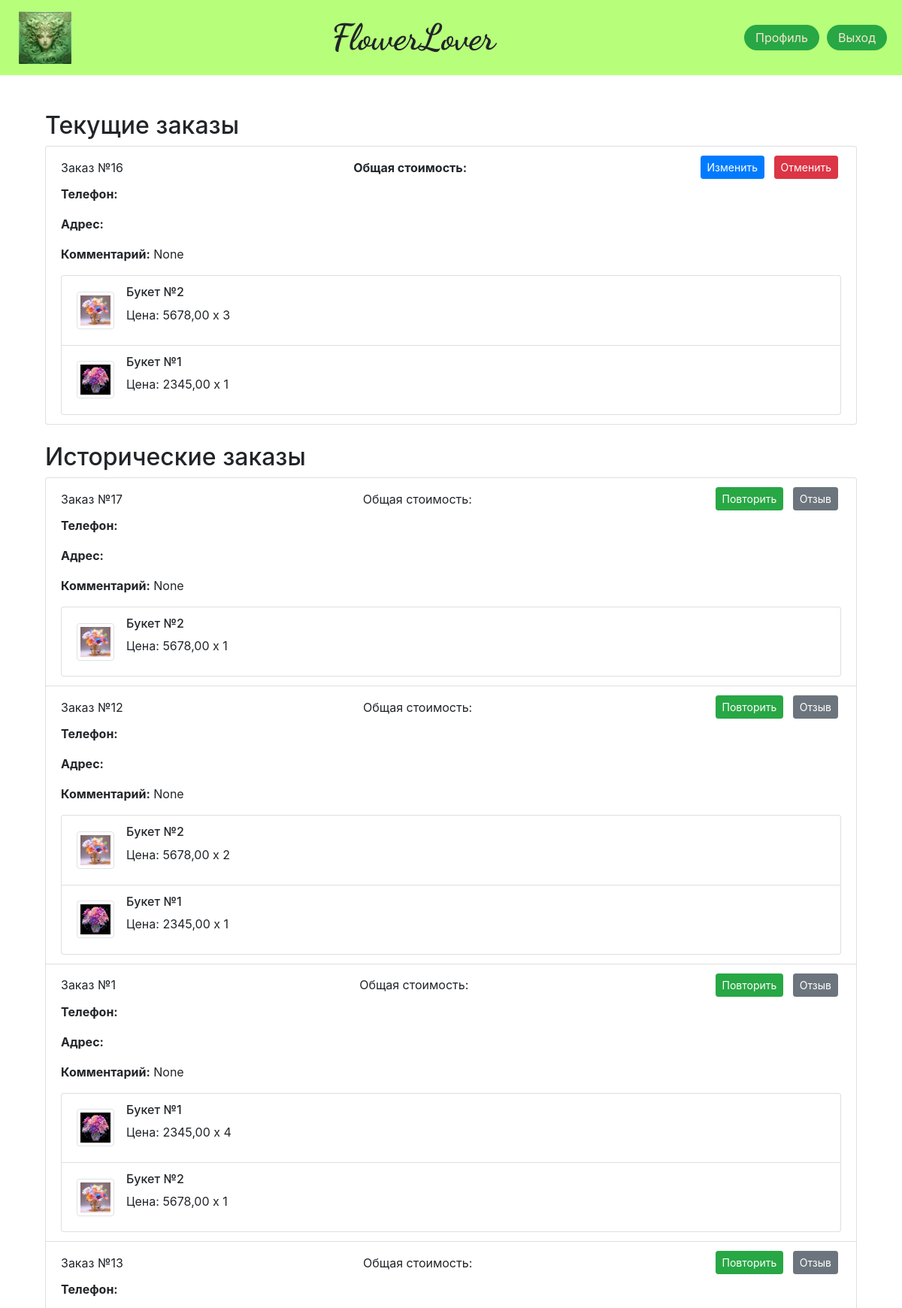
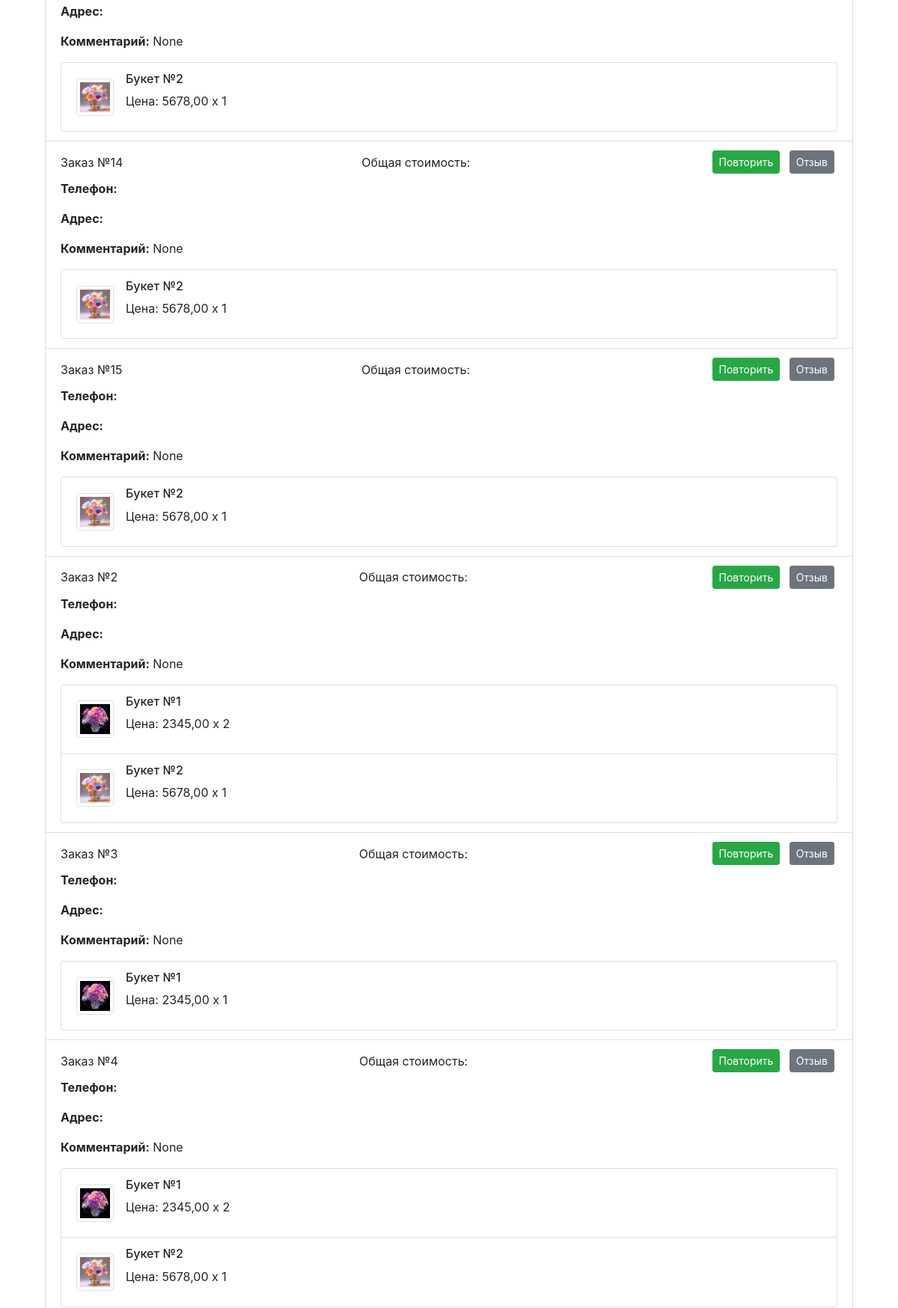
The app's page /purchase/ (signed in, upper part) with its own data (2 pictures, top to bottom).
### business_app/models.py (models this page shows, shortened)
class Order(models.Model):
    DoesNotExist = None
    objects = None
    STATUS_PENDING = 'pending'
    STATUS_CONFIRMED = 'confirmed'
    STATUS_DELIVERY = 'delivery'
    STATUS_CANCELED = 'cancelled'
    STATUS_COMPLETED = 'completed'
    STATUS_CHOICES = [
        (STATUS_PENDING, 'Pending'),
        (STATUS_CONFIRMED, 'Confirmed'),
        (STATUS_DELIVERY, 'Delivery'),
        (STATUS_CANCELED, 'Cancelled'),
        (STATUS_COMPLETED, 'Completed'),
    ]
    user = models.ForeignKey(User, on_delete=models.CASCADE, related_name='orders')
    items = models.ManyToManyField(Product, through=OrderItem, related_name='orders')
    total_amount = models.DecimalField(max_digits=8, decimal_places=2, default=0)
    phone = models.CharField(max_length=12)
    address = models.TextField(max_length=120)
    comment = models.TextField(max_length=120, blank=True, null=True)
    telegram_key = models.CharField(max_length=100, blank=True, null=True)
    status = models.CharField(max_length=20, choices=STATUS_CHOICES, default=STATUS_CONFIRMED)
    status_datetime = models.DateTimeField(auto_now_add=True)

class OrderItem(models.Model):
    objects = None
    product = models.ForeignKey(Product, on_delete=models.CASCADE)
    order = models.ForeignKey('Order', on_delete=models.CASCADE)
    quantity = models.PositiveIntegerField(default=1)

class Product(models.Model):
    DoesNotExist = None
    objects = None
    name = models.CharField(max_length=50)
    description = models.TextField(max_length=255)
    price = models.DecimalField(max_digits=8, decimal_places=2)
    image = models.ImageField(upload_to='myproject/media/', default='no_photo.jpg')
    is_active = models.BooleanField(default=True)  # Поле для статуса активности
    class Meta:
        permissions = [
            ("customer", "Покупатель"),
            ("salesman", "Продавец"),
        ]

### business_app/views.py (the view)
    @login_required(login_url='page_errors')
    @user_passes_test(is_in_group('customer'), login_url='page_errors', redirect_field_name=None)
    @order_belongs_to_user
    def _wrapped_view(request, *args, **kwargs):
        try:
            return view_func(request, *args, **kwargs)
        except Exception as e:
            logger.error(f"Ошибка в представлении {view_func.__name__}: {e}")
            return HttpResponseServerError("Произошла внутренняя ошибка сервера.")

### business_app/views.py (called while the page is built)
def is_in_group(group_name):
    def check(user):
        try:
            result = user.groups.filter(name=group_name).exists()
            logger.debug(f"Проверка принадлежности к группе '{group_name}' для пользователя {user.username}: {result}")
            return result
        except Exception as e:
            logger.error(f"Ошибка при проверке группы пользователя: {e}")
            return False
    return check

def order_belongs_to_user(view_func):
    @wraps(view_func)
    def _wrapped_view(request, *args, **kwargs):
        order_id = kwargs.get('order_id')
        try:
            if order_id is not None:
                order = get_object_or_404(Order, id=order_id)
                logger.debug(f"Заказ с ID {order_id} найден для пользователя {request.user.username}")
                if order.user != request.user:
                    logger.warning(f"Пользователь {request.user.username} попытался получить доступ к чужому заказу с ID {order_id}")
                    return HttpResponseForbidden("Вы не можете редактировать этот заказ.")
        except Exception as e:
            logger.error(f"Ошибка при проверке заказа: {e}")
            return HttpResponseServerError("Произошла внутренняя ошибка сервера.")
        return view_func(request, *args, **kwargs)
    return _wrapped_view

def customer_required(view_func):
    @login_required(login_url='page_errors')
    @user_passes_test(is_in_group('customer'), login_url='page_errors', redirect_field_name=None)
    @order_belongs_to_user
    def _wrapped_view(request, *args, **kwargs):
        try:
            return view_func(request, *args, **kwargs)
        except Exception as e:
            logger.error(f"Ошибка в представлении {view_func.__name__}: {e}")
            return HttpResponseServerError("Произошла внутренняя ошибка сервера.")
    return _wrapped_view

### business_app/templates/business_app/purchase.html (shortened to what this page needs)
{% extends 'base.html' %}
{% load bootstrap4 %}
{% block content %}
<div class="container mt-4">
    <h2>Текущие заказы</h2>
    <div class="list-group mb-4">
        {% for order in current_orders %}
            <div class="list-group-item">
                <div class="d-flex w-100 justify-content-between align-items-center">
                    <span>Заказ №{{ order.id }}</span>
                    <span><strong>Общая стоимость: {{ order.get_total_amount }}</strong></span>
                    <div>
                        {% if order.status == STATUS_PENDING or order.status == STATUS_CONFIRMED %}
                        <form method="post" action="{% url 'edit_order' order.id %}" style="display:inline;">
                            <button type="submit" class="btn btn-primary btn-sm mx-1">Изменить</button>
                        </form>
                        <form method="post" action="{% url 'cancel_order' order.id %}" style="display:inline;">
                            <button type="submit" class="btn btn-danger btn-sm mx-1">Отменить</button>
                        </form>
                        {% elif order.status == STATUS_COMPLETED or order.status == STATUS_CANCELED %}
                            <button class="btn btn-success btn-sm mx-1">Повторить</button>
                            <button class="btn btn-secondary btn-sm mx-1">Отзыв</button>
                        {% endif %}
                    </div>
                </div>
                <div class="mt-2">
                    <p><strong>Телефон:</strong> {{ order.phone }}</p>
                    <p><strong>Адрес:</strong> {{ order.address }}</p>
                    <p><strong>Комментарий:</strong> {{ order.comment }}</p>
                </div>
                <ul class="list-group mt-2">
                    {% for item in order.orderitem_set.all %}
                        <li class="list-group-item d-flex justify-content-between align-items-center">
                            <div class="d-flex align-items-center">
                                <img src="{{ item.product.image.url }}" alt="{{ item.product.name }}" class="img-thumbnail" style="width: 50px; height: 50px;">
                                <div class="ml-3">
                                    <h6>{{ item.product.name }}</h6>
                                    <p>Цена: {{ item.product.price }} x {{ item.quantity }}</p>
                                </div>
                            </div>
                        </li>
                    {% endfor %}
                </ul>
            </div>
        {% empty %}
            <p>Нет текущих заказов.</p>
        {% endfor %}
    </div>
    <h2>Исторические заказы</h2>
    <div class="list-group">
        {% for order in historical_orders %}
            <div class="list-group-item">
                <div class="d-flex w-100 justify-content-between align-items-center">
                    <span>Заказ №{{ order.id }}</span>
                    <span>Общая стоимость: {{order.get_total_amount }}</span>
                    <div>
                        {% if order.status == STATUS_COMPLETED or order.status == STATUS_CANCELED %}
                                <button class="btn btn-success btn-sm mx-1">Повторить</button>
                            <form method="post" action="{% url 'review' order.id %}" style="display:inline;">
                                <button type="submit" class="btn btn-secondary btn-sm mx-1">Отзыв</button>
                            </form>
                        {% endif %}
                    </div>
                </div>
                <div class="mt-2">
                    <p><strong>Телефон:</strong> {{ order.phone }}</p>
                    <p><strong>Адрес:</strong> {{ order.address }}</p>
                    <p><strong>Комментарий:</strong> {{ order.comment }}</p>
                </div>
                <ul class="list-group mt-2">
                    {% for item in order.orderitem_set.all %}
                        <li class="list-group-item d-flex justify-content-between align-items-center">
                            <div class="d-flex align-items-center">
                                <img src="{{ item.product.image.url }}" alt="{{ item.product.name }}" class="img-thumbnail" style="width: 50px; height: 50px;">
                                <div class="ml-3">
                                    <h6>{{ item.product.name }}</h6>
                                    <p>Цена: {{ item.product.price }} x {{ item.quantity }}</p>
                                </div>
                            </div>
                        </li>
                    {% endfor %}
                </ul>
            </div>
        {% empty %}
            <p>Нет исторических заказов.</p>
        {% endfor %}
    </div>
</div>
{% endblock %}

### business_app/static/business_app/css/style.css (style rules this page uses)
html, body { height: 100%; margin: 0; display: flex; flex-direction: column; }
.container { display: flex; flex-direction: column !important; }

### records on screen
Order: id "16", status "Изменить", comment "None"
OrderItem: product.image (picture), product.name "Букет №2", product.price "5678,00", quantity "3"
OrderItem: product.image (picture), product.name "Букет №1", product.price "2345,00", quantity "1"
Order: id "17", status "Повторить", comment "None"
OrderItem: product.image (picture), product.name "Букет №2", product.price "5678,00", quantity "1"
Order: id "12", status "Повторить", comment "None"
OrderItem: product.image (picture), product.name "Букет №2", product.price "5678,00", quantity "2"
OrderItem: product.image (picture), product.name "Букет №1", product.price "2345,00", quantity "1"
Order: id "1", status "Повторить", comment "None"
OrderItem: product.image (picture), product.name "Букет №1", product.price "2345,00", quantity "4"
OrderItem: product.image (picture), product.name "Букет №2", product.price "5678,00", quantity "1"
Order: id "13", status "Повторить", comment "None"
OrderItem: product.image (picture), product.name "Букет №2", product.price "5678,00", quantity "1"
Order: id "14", status "Повторить", comment "None"
OrderItem: product.image (picture), product.name "Букет №2", product.price "5678,00", quantity "1"
Order: id "15", status "Повторить", comment "None"
OrderItem: product.image (picture), product.name "Букет №2", product.price "5678,00", quantity "1"
Order: id "2", status "Повторить", comment "None"
OrderItem: product.image (picture), product.name "Букет №1", product.price "2345,00", quantity "2"
OrderItem: product.image (picture), product.name "Букет №2", product.price "5678,00", quantity "1"
Order: id "3", status "Повторить", comment "None"
OrderItem: product.image (picture), product.name "Букет №1", product.price "2345,00", quantity "1"
Order: id "4", status "Повторить", comment "None"
OrderItem: product.image (picture), product.name "Букет №1", product.price "2345,00", quantity "2"
OrderItem: product.image (picture), product.name "Букет №2", product.price "5678,00", quantity "1"
